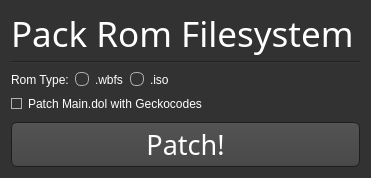
<?xml version="1.0" encoding="UTF-8"?>
<ui version="4.0">
 <class>Packrom</class>
 <widget class="QDialog" name="Packrom">
  <property name="windowModality">
   <enum>Qt::ApplicationModal</enum>
  </property>
  <property name="geometry">
   <rect>
    <x>0</x>
    <y>0</y>
    <width>371</width>
    <height>178</height>
   </rect>
  </property>
  <property name="windowTitle">
   <string>Pack Rom Filesystem</string>
  </property>
  <property name="styleSheet">
   <string notr="true">QToolTip
{
     border: 1px solid black;
     background-color: #ffa02f;
     padding: 1px;
     border-radius: 3px;
     opacity: 100;
}

QWidget
{
    color: white;
    background-color: #323232;
}

QWidget:item:hover
{
    background-color: QLinearGradient( x1: 0, y1: 0, x2: 0, y2: 1, stop: 0 #ffa02f, stop: 1 #ca0619);
    color: #000000;
}

QWidget:item:selected
{
    background-color: QLinearGradient( x1: 0, y1: 0, x2: 0, y2: 1, stop: 0 #ffa02f, stop: 1 #d7801a);
}

QMenuBar
{
	background: #242424;
}

QMenuBar::item
{
    background: transparent;
}

QMenuBar::item:selected
{
    background: transparent;
    border: 1px solid #ffaa00;
}

QMenuBar::item:pressed
{
    background: #444;
    border: 1px solid #000;
    background-color: QLinearGradient(
        x1:0, y1:0,
        x2:0, y2:1,
        stop:1 #212121,
        stop:0.4 #343434/*,
        stop:0.2 #343434,
        stop:0.1 #ffaa00*/
    );
    margin-bottom:-1px;
    padding-bottom:1px;
}

QMenu
{
    border: 1px solid #000;
}

QMenu::item
{
    padding: 2px 20px 2px 20px;
}

QMenu::item:selected
{
    color: #000000;
}

QWidget:disabled
{
    color: #404040;
    background-color: #323232;
}

QLineEdit
{
    background-color: QLinearGradient( x1: 0, y1: 0, x2: 0, y2: 1, stop: 0 #4d4d4d, stop: 0 #646464, stop: 1 #5d5d5d);
    padding: 1px;
    border-style: solid;
    border: 1px solid #1e1e1e;
    border-radius: 5;
}

QSpinBox
{
    background-color: QLinearGradient( x1: 0, y1: 0, x2: 0, y2: 1, stop: 0 #4d4d4d, stop: 0 #646464, stop: 1 #5d5d5d);
    padding: 1px;
    border-style: solid;
    border: 1px solid #1e1e1e;
    border-radius: 5;
}

QPushButton
{
    color: white;
    background-color: QLinearGradient( x1: 0, y1: 0, x2: 0, y2: 1, stop: 0 #565656, stop: 0.1 #525252, stop: 0.5 #4e4e4e, stop: 0.9 #4a4a4a, stop: 1 #464646);
    border-width: 1px;
    border-color: #1e1e1e;
    border-style: solid;
    border-radius: 6;
    padding: 3px;
    padding-left: 5px;
    padding-right: 5px;
}

QPushButton:pressed
{
    background-color: QLinearGradient( x1: 0, y1: 0, x2: 0, y2: 1, stop: 0 #2d2d2d, stop: 0.1 #2b2b2b, stop: 0.5 #292929, stop: 0.9 #282828, stop: 1 #252525);
}

QComboBox
{
    selection-background-color: #ffaa00;
    background-color: QLinearGradient( x1: 0, y1: 0, x2: 0, y2: 1, stop: 0 #565656, stop: 0.1 #525252, stop: 0.5 #4e4e4e, stop: 0.9 #4a4a4a, stop: 1 #464646);
    border-style: solid;
    border: 1px solid #1e1e1e;
    border-radius: 5;
	padding-left: 4px;
}

QComboBox:hover,QPushButton:hover
{
    border: 2px solid QLinearGradient( x1: 0, y1: 0, x2: 0, y2: 1, stop: 0 #ffa02f, stop: 1 #d7801a);
}


QComboBox:on
{
    background-color: QLinearGradient( x1: 0, y1: 0, x2: 0, y2: 1, stop: 0 #2d2d2d, stop: 0.1 #2b2b2b, stop: 0.5 #292929, stop: 0.9 #282828, stop: 1 #252525);
    selection-background-color: #ffaa00;
}

QComboBox QAbstractItemView
{
    border: 2px solid darkgray;
    selection-background-color: QLinearGradient( x1: 0, y1: 0, x2: 0, y2: 1, stop: 0 #ffa02f, stop: 1 #d7801a);
}

QComboBox::drop-down
{
     subcontrol-origin: padding;
     subcontrol-position: top right;
     width: 15px;

     border-left-width: 0px;
     border-left-color: darkgray;
     border-left-style: solid; /* just a single line */
     border-top-right-radius: 3px; /* same radius as the QComboBox */
     border-bottom-right-radius: 3px;
 }

QComboBox::down-arrow
{
     image: url(:images/images/down_arrow.png);
}

QGroupBox:focus
{
border: 2px solid QLinearGradient( x1: 0, y1: 0, x2: 0, y2: 1, stop: 0 #ffa02f, stop: 1 #d7801a);
}

QTextEdit:focus
{
    border: 2px solid QLinearGradient( x1: 0, y1: 0, x2: 0, y2: 1, stop: 0 #ffa02f, stop: 1 #d7801a);
}

QScrollBar:horizontal {
     border: 1px solid #222222;
     background: QLinearGradient( x1: 0, y1: 0, x2: 0, y2: 1, stop: 0.0 #121212, stop: 0.2 #282828, stop: 1 #484848);
     height: 7px;
     margin: 0px 16px 0 16px;
}

QScrollBar::handle:horizontal
{
      background: QLinearGradient( x1: 0, y1: 0, x2: 1, y2: 0, stop: 0 #ffa02f, stop: 0.5 #d7801a, stop: 1 #ffa02f);
      min-height: 20px;
      border-radius: 2px;
}

QScrollBar::add-line:horizontal {
      border: 1px solid #1b1b19;
      border-radius: 2px;
      background: QLinearGradient( x1: 0, y1: 0, x2: 1, y2: 0, stop: 0 #ffa02f, stop: 1 #d7801a);
      width: 14px;
      subcontrol-position: right;
      subcontrol-origin: margin;
}

QScrollBar::sub-line:horizontal {
      border: 1px solid #1b1b19;
      border-radius: 2px;
      background: QLinearGradient( x1: 0, y1: 0, x2: 1, y2: 0, stop: 0 #ffa02f, stop: 1 #d7801a);
      width: 14px;
     subcontrol-position: left;
     subcontrol-origin: margin;
}

QAbstractItemView
{
    background-color: #121212;
}

QScrollBar::right-arrow:horizontal, QScrollBar::left-arrow:horizontal
{
      border: 1px solid black;
      width: 1px;
      height: 1px;
      background: white;
}

QScrollBar::add-page:horizontal, QScrollBar::sub-page:horizontal
{
      background: none;
}

QScrollBar:vertical
{
      background: QLinearGradient( x1: 0, y1: 0, x2: 1, y2: 0, stop: 0.0 #121212, stop: 0.2 #282828, stop: 1 #484848);
      width: 7px;
      margin: 16px 0 16px 0;
      border: 1px solid #222222;
}

QScrollBar::handle:vertical
{
      background: QLinearGradient( x1: 0, y1: 0, x2: 0, y2: 1, stop: 0 #ffa02f, stop: 0.5 #d7801a, stop: 1 #ffa02f);
      min-height: 20px;
      border-radius: 2px;
}

QScrollBar::add-line:vertical
{
      border: 1px solid #1b1b19;
      border-radius: 2px;
      background: QLinearGradient( x1: 0, y1: 0, x2: 0, y2: 1, stop: 0 #ffa02f, stop: 1 #d7801a);
      height: 14px;
      subcontrol-position: bottom;
      subcontrol-origin: margin;
}

QScrollBar::sub-line:vertical
{
      border: 1px solid #1b1b19;
      border-radius: 2px;
      background: QLinearGradient( x1: 0, y1: 0, x2: 0, y2: 1, stop: 0 #d7801a, stop: 1 #ffa02f);
      height: 14px;
      subcontrol-position: top;
      subcontrol-origin: margin;
}

QScrollBar::up-arrow:vertical, QScrollBar::down-arrow:vertical
{
      border: 1px solid black;
      width: 1px;
      height: 1px;
      background: white;
}


QScrollBar::add-page:vertical, QScrollBar::sub-page:vertical
{
      background: none;
}

QTextEdit
{
    background-color: #242424;
	padding-left: 1px;
}

QPlainTextEdit
{
    background-color: #242424;
}

QHeaderView::section
{
    background-color: QLinearGradient(x1:0, y1:0, x2:0, y2:1, stop:0 #616161, stop: 0.5 #505050, stop: 0.6 #434343, stop:1 #656565);
    color: white;
    padding-left: 4px;
    border: 1px solid #6c6c6c;
}

QCheckBox:disabled
{
color: #414141;
}

QDockWidget::title
{
    text-align: center;
    spacing: 3px; /* spacing between items in the tool bar */
    background-color: QLinearGradient(x1:0, y1:0, x2:0, y2:1, stop:0 #323232, stop: 0.5 #242424, stop:1 #323232);
}

QDockWidget::close-button, QDockWidget::float-button
{
    text-align: center;
    spacing: 1px; /* spacing between items in the tool bar */
    background-color: QLinearGradient(x1:0, y1:0, x2:0, y2:1, stop:0 #323232, stop: 0.5 #242424, stop:1 #323232);
}

QDockWidget::close-button:hover, QDockWidget::float-button:hover
{
    background: #242424;
}

QDockWidget::close-button:pressed, QDockWidget::float-button:pressed
{
    padding: 1px -1px -1px 1px;
}

QMainWindow::separator
{
    background-color: QLinearGradient(x1:0, y1:0, x2:0, y2:1, stop:0 #161616, stop: 0.5 #151515, stop: 0.6 #212121, stop:1 #343434);
    color: white;
    padding-left: 4px;
    border: 1px solid #4c4c4c;
    spacing: 3px; /* spacing between items in the tool bar */
}

QMainWindow::separator:hover
{

    background-color: QLinearGradient(x1:0, y1:0, x2:0, y2:1, stop:0 #d7801a, stop:0.5 #b56c17 stop:1 #ffa02f);
    color: white;
    padding-left: 4px;
    border: 1px solid #6c6c6c;
    spacing: 3px; /* spacing between items in the tool bar */
}

QToolBar::handle
{
     spacing: 3px; /* spacing between items in the tool bar */
     background: url(:images/images/handle.png);
}

QMenu::separator
{
    height: 2px;
    background-color: QLinearGradient(x1:0, y1:0, x2:0, y2:1, stop:0 #161616, stop: 0.5 #151515, stop: 0.6 #212121, stop:1 #343434);
    color: white;
    padding-left: 4px;
    margin-left: 10px;
    margin-right: 5px;
}

QProgressBar
{
    border: 2px solid grey;
    border-radius: 5px;
    text-align: center;
}

QProgressBar::chunk
{
    background-color: #d7801a;
    width: 2.15px;
    margin: 0.5px;
}

QTabBar::tab {
    color: #b1b1b1;
    border: 1px solid #444;
    border-bottom-style: none;
    background-color: #323232;
    padding-left: 10px;
    padding-right: 10px;
    padding-top: 3px;
    padding-bottom: 2px;
    margin-right: -1px;
}

QTabWidget::pane {
    border: 1px solid #444;
    top: 1px;
}

QTabBar::tab:last
{
    margin-right: 0; /* the last selected tab has nothing to overlap with on the right */
    border-top-right-radius: 3px;
}

QTabBar::tab:first:!selected
{
 margin-left: 0px; /* the last selected tab has nothing to overlap with on the right */


    border-top-left-radius: 3px;
}

QTabBar::tab:!selected
{
    color: #b1b1b1;
    border-bottom-style: solid;
    margin-top: 3px;
    background-color: QLinearGradient(x1:0, y1:0, x2:0, y2:1, stop:1 #212121, stop:.4 #343434);
}

QTabBar::tab:selected
{
    border-top-left-radius: 3px;
    border-top-right-radius: 3px;
    margin-bottom: 0px;
}

QTabBar::tab:!selected:hover
{
    /*border-top: 2px solid #ffaa00;
    padding-bottom: 3px;*/
    border-top-left-radius: 3px;
    border-top-right-radius: 3px;
    background-color: QLinearGradient(x1:0, y1:0, x2:0, y2:1, stop:1 #212121, stop:0.4 #343434, stop:0.2 #343434, stop:0.1 #ffaa00);
}

QRadioButton::indicator:checked, QRadioButton::indicator:unchecked{
    color: #b1b1b1;
    background-color: #323232;
    border: 1px solid #b1b1b1;
    border-radius: 6px;
}

QRadioButton::indicator:checked
{
    background-color: qradialgradient(
        cx: 0.5, cy: 0.5,
        fx: 0.5, fy: 0.5,
        radius: 1.0,
        stop: 0.25 #ffaa00,
        stop: 0.3 #323232);
}

QRadioButton::indicator:checked:disabled
{
    background-color: qradialgradient(
        cx: 0.5, cy: 0.5,
        fx: 0.5, fy: 0.5,
        radius: 1.0,
        stop: 0.25 #323232,
        stop: 0.3 #323232);
}

QCheckBox::indicator{
    color: #b1b1b1;
    background-color: #323232;
    border: 1px solid #b1b1b1;
    width: 9px;
    height: 9px;
}

QRadioButton::indicator
{
    border-radius: 6px;
}

QRadioButton::indicator:hover, QCheckBox::indicator:hover
{
    border: 1px solid #ffaa00;
}

QCheckBox::indicator:checked
{
    image:url(:images/images/checkbox.png);
}

QCheckBox::indicator:disabled, QRadioButton::indicator:disabled
{
    border: 1px solid #444;
}</string>
  </property>
  <layout class="QVBoxLayout" name="verticalLayout">
   <item>
    <widget class="QLabel" name="Title">
     <property name="maximumSize">
      <size>
       <width>16777215</width>
       <height>44</height>
      </size>
     </property>
     <property name="font">
      <font>
       <family>Continuum Medium</family>
       <pointsize>26</pointsize>
      </font>
     </property>
     <property name="text">
      <string>Pack Rom Filesystem</string>
     </property>
    </widget>
   </item>
   <item>
    <widget class="Line" name="TitleLine">
     <property name="orientation">
      <enum>Qt::Horizontal</enum>
     </property>
    </widget>
   </item>
   <item>
    <layout class="QHBoxLayout" name="RomTypeLayout">
     <item>
      <widget class="QLabel" name="RomTypeLabel">
       <property name="text">
        <string>Rom Type:</string>
       </property>
      </widget>
     </item>
     <item>
      <widget class="QRadioButton" name="RomTypeWbfs">
       <property name="text">
        <string>.wbfs</string>
       </property>
       <property name="checked">
        <bool>true</bool>
       </property>
      </widget>
     </item>
     <item>
      <widget class="QRadioButton" name="RomTypeIso">
       <property name="text">
        <string>.iso</string>
       </property>
      </widget>
     </item>
     <item>
      <spacer name="RomTypeSpacer">
       <property name="orientation">
        <enum>Qt::Horizontal</enum>
       </property>
       <property name="sizeHint" stdset="0">
        <size>
         <width>40</width>
         <height>20</height>
        </size>
       </property>
      </spacer>
     </item>
    </layout>
   </item>
   <item>
    <widget class="QCheckBox" name="PatchMainDolCheckbox">
     <property name="text">
      <string>Patch Main.dol with Geckocodes</string>
     </property>
     <property name="checked">
      <bool>true</bool>
     </property>
    </widget>
   </item>
   <item>
    <spacer name="verticalSpacer">
     <property name="orientation">
      <enum>Qt::Vertical</enum>
     </property>
     <property name="sizeHint" stdset="0">
      <size>
       <width>20</width>
       <height>40</height>
      </size>
     </property>
    </spacer>
   </item>
   <item>
    <widget class="QPushButton" name="CreateRom">
     <property name="minimumSize">
      <size>
       <width>0</width>
       <height>45</height>
      </size>
     </property>
     <property name="font">
      <font>
       <family>Continuum Medium</family>
       <pointsize>20</pointsize>
      </font>
     </property>
     <property name="text">
      <string>Patch!</string>
     </property>
    </widget>
   </item>
  </layout>
 </widget>
 <resources>
  <include location="resources.qrc"/>
 </resources>
 <connections/>
</ui>
